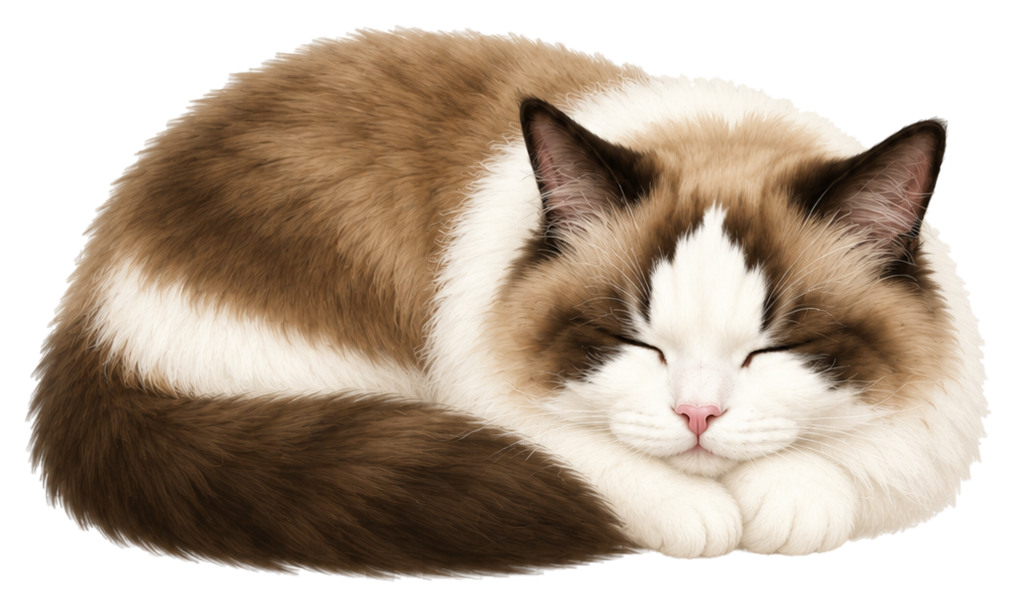
#> input picture build/sleep-sheet-generated-source.png, 1016 x 607 px
$ python import_sleep_sheet_from_drive.py
#> lines starting #> are read from the running program, lines starting #| are printed output that depends on the picture
#!/usr/bin/env python3
"""Temporary importer for replacing the sleep sprite sheet from a public Drive image.

This follows the project binary-import workflow pattern: download the public Drive
PNG, normalize it into the manifest's 7x 320x340 sleep sheet layout, update the
sleep frame order so the final sleeping frame repeats, and remove temporary files
so the PR only keeps production assets.
"""
from __future__ import annotations

import json
import os
import urllib.request
from pathlib import Path

import cv2
import numpy as np
from PIL import Image, ImageChops, ImageDraw, ImageFilter
from scipy import ndimage as ndi

DRIVE_FILE_ID = "1IDWuVhTXlfPau3zrSDUj8WNc_7DQkV2O"
DOWNLOAD_URL = f"https://drive.usercontent.google.com/download?id={DRIVE_FILE_ID}&export=download&confirm=t"
ROOT = Path(__file__).resolve().parents[2]
PET_DIR = ROOT / "templates/macos-desktop-pet/Sources/LovelyPetApp/Resources/pets/default"
SLEEP_SHEET = PET_DIR / "frames/sleep/sleep-sheet.png"
PET_JSON = PET_DIR / "pet.json"
WORKFLOW = ROOT / ".github/workflows/import-sleep-sheet-from-drive.yml"
THIS_SCRIPT = Path(__file__).resolve()
SOURCE = ROOT / "build/sleep-sheet-generated-source.png"
PREVIEW = ROOT / "build/sleep-sheet-generated-preview.png"
CELL_W = 320
CELL_H = 340
FRAMES = 7


def download_source() -> None:
    SOURCE.parent.mkdir(parents=True, exist_ok=True)
    req = urllib.request.Request(DOWNLOAD_URL, headers={"User-Agent": "Mozilla/5.0"})
    with urllib.request.urlopen(req, timeout=60) as response:
        data = response.read()
    if len(data) < 100_000:
        raise RuntimeError(f"Downloaded file is unexpectedly small: {len(data)} bytes")
    SOURCE.write_bytes(data)
    print(f"downloaded {len(data)} bytes from Drive to {SOURCE}")


def make_mask(seg: Image.Image) -> np.ndarray:
    arr = np.array(seg.convert("RGB")).astype(np.int16)
    mx = arr.max(axis=2)
    mn = arr.min(axis=2)
    chroma = mx - mn
    mean = arr.mean(axis=2)

    # The generated image has a white/light-gray checkerboard preview background.
    # Keep colored/dark/edge pixels as foreground, then connect/fill the cat body.
    mask = (mean < 239) | (chroma > 7)
    gray = np.array(seg.convert("L")).astype(np.uint8)
    edges = cv2.Canny(gray, 18, 55) > 0
    mask |= ndi.binary_dilation(edges, iterations=1) & (mean < 253)
    mask = ndi.binary_opening(mask, iterations=1)
    mask = ndi.binary_closing(mask, iterations=3)

    labels, count = ndi.label(mask)
    if count:
        sizes = np.bincount(labels.ravel())
        sizes[0] = 0
        keep = np.zeros_like(mask, dtype=bool)
        for idx, size in enumerate(sizes):
            if idx and size > 1000:
                keep |= labels == idx
        mask = keep

    mask = ndi.binary_closing(mask, iterations=2)
    mask = ndi.binary_fill_holes(mask)
    mask = ndi.binary_dilation(mask, iterations=1)
    return mask


def normalize_sheet() -> None:
    source = Image.open(SOURCE).convert("RGB")
    width, height = source.size
#> width = 1016; height = 607
    if width < 1000 or height < 300:
        raise RuntimeError(f"Source image dimensions look wrong: {source.size}")

    sheet = Image.new("RGBA", (CELL_W * FRAMES, CELL_H), (0, 0, 0, 0))
#> sheet: PIL image 2240x340 RGBA; every value is 0
    bboxes: list[tuple[int, tuple[int, int, int, int] | None]] = []

    for frame_index in range(FRAMES):
        left = round(frame_index * width / FRAMES)
        right = round((frame_index + 1) * width / FRAMES)
        seg = source.crop((left, 0, right, height))
        mask = make_mask(seg)
        alpha = Image.fromarray((mask.astype(np.uint8) * 255), "L").filter(ImageFilter.GaussianBlur(0.8))
        alpha_arr = np.array(alpha)
        alpha_arr[alpha_arr < 22] = 0
        alpha_arr[alpha_arr > 235] = 255
        alpha = Image.fromarray(alpha_arr.astype(np.uint8), "L")

        rgba = seg.convert("RGBA")
        rgba.putalpha(alpha)
        bbox = rgba.getbbox()
        bboxes.append((frame_index, bbox))
        if bbox is None:
            raise RuntimeError(f"Frame {frame_index} is empty after background removal")

        crop = rgba.crop(bbox)
        scale = min(306 / crop.width, 285 / crop.height, 1.0)
        if scale < 1.0:
            crop = crop.resize((round(crop.width * scale), round(crop.height * scale)), Image.Resampling.LANCZOS)

        x = frame_index * CELL_W + (CELL_W - crop.width) // 2
        y = 314 - crop.height
        sheet.alpha_composite(crop, (x, y))
#> this loop made 7 passes
#> (count in make_mask, bbox) on passes 1 to 7: (13, (18, 138, 144, 556)), (7, (1, 42, 144, 579)), (9, (1, 19, 144, 586)), (5, (1, 20, 145, 585)), (12, (1, 43, 144, 572)), (1, (1, 74, 144, 560)), (9, (1, 110, 130, 547))
#> pass 1, in make_mask, `mx = arr.max(axis=2)`:
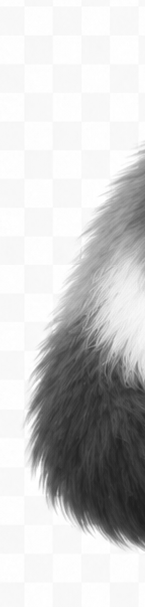
#> mx: shape (607, 145) int16; min 31, max 255, mean 203.2
#> pass 1, in make_mask, `mn = arr.min(axis=2)`:
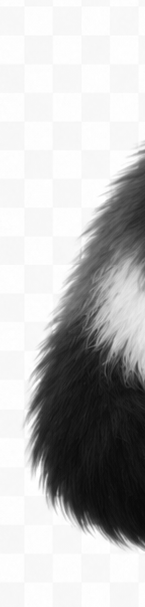
#> mn: shape (607, 145) int16; min 10, max 255, mean 188
#> after the loop:
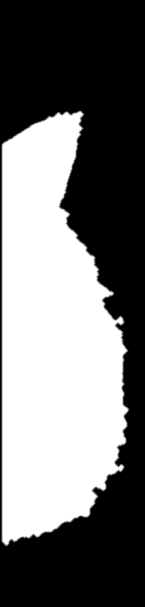
#> alpha: PIL image 145x607 L; min 0, max 255, mean 115.2
#> after the loop:
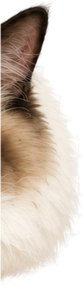
#> crop: PIL image 84x285 RGBA; mean R, G, B, A 145.3, 132.7, 120.9, 180; transparent parts drawn white
#> after the loop:
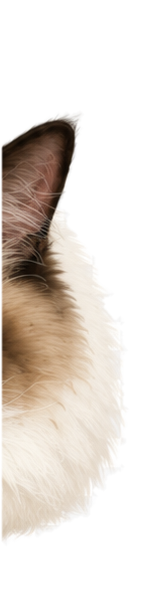
#> rgba: PIL image 145x607 RGBA; mean R, G, B, A 223.4, 215.2, 207.5, 115.2; transparent parts drawn white
#> after the loop:
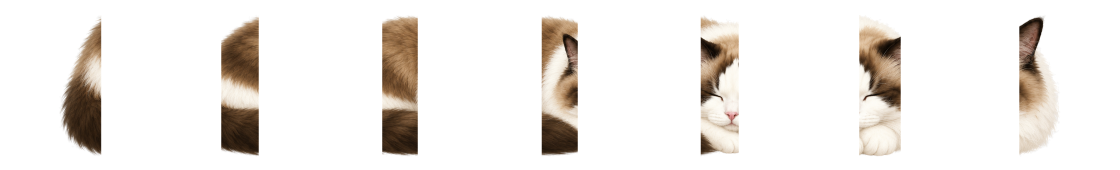
#> sheet: PIL image 2240x340 RGBA (shown at 1/2 size); mean R, G, B, A 30, 26.2, 22.6, 45; transparent parts drawn white
#> after the loop, bboxes = [(0, (18, 138, 144, 556)), (1, (1, 42, 144, 579)), (2, (1, 19, 144, 586)), (3, (1, 20, 145, 585)), (4, (1, 43, 144, 572)), (5, (1, 74, 144, 560)), (6, (1, 110, 130, 547))]

    SLEEP_SHEET.parent.mkdir(parents=True, exist_ok=True)
    # PNG compression is lossless; use level 0 here to avoid optimizer-style changes.
    sheet.save(SLEEP_SHEET, format="PNG", compress_level=0)
    print(f"wrote {SLEEP_SHEET} size={sheet.size} bytes={SLEEP_SHEET.stat().st_size}")
#| wrote templates/macos-desktop-pet/Sources/LovelyPetApp/Resources/pets/default/frames/sleep/sleep-sheet.png size=(2240, 340) bytes=89974
    print("frame bboxes:", bboxes)
#| frame bboxes: [(0, (18, 138, 144, 556)), (1, (1, 42, 144, 579)), (2, (1, 19, 144, 586)), (3, (1, 20, 145, 585)), (4, (1, 43, 144, 572)), (5, (1, 74, 144, 560)), (6, (1, 110, 130, 547))]

    # Generate a local preview artifact only for logs/debug; it is not committed.
    preview = Image.new("RGBA", (CELL_W * FRAMES, CELL_H + 28), (255, 255, 255, 255))
#> preview: PIL image 2240x368 RGBA; every value is 255
    preview.alpha_composite(sheet, (0, 0))
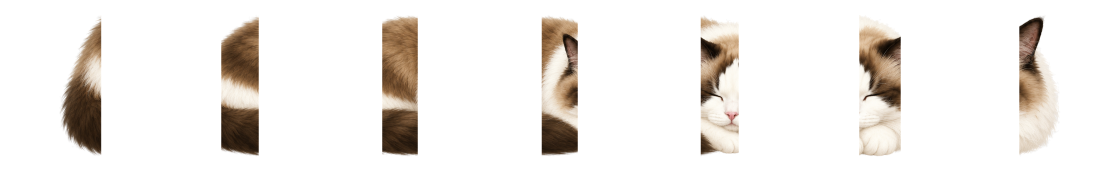
#> preview: PIL image 2240x368 RGBA (shown at 1/2 size); mean R, G, B, A 239.9, 236.5, 233.2, 255
    draw = ImageDraw.Draw(preview)
    for frame_index in range(FRAMES):
        x = frame_index * CELL_W
        draw.line((x, 0, x, CELL_H), fill=(180, 180, 180, 255), width=1)
        draw.text((x + 8, CELL_H + 5), f"#{frame_index}", fill=(0, 0, 0, 255))
    preview.save(PREVIEW, format="PNG", compress_level=0)


def update_pet_json() -> None:
#> (the run stopped early here; a loop or call above may not have finished)
